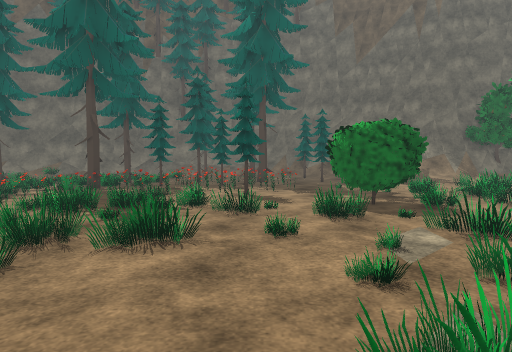
[1] (above)

24 first-person views from a walk through a 3-D level made in the Unity game engine. The camera is 1.4 m above the floor, tilts 4° down and sees 70° across. The floor is counted in squares, 1 m on a side. Each view is taken from the middle of a square. On the plan, view 1 faces up. The plan holds only what a view shows up to about 16 squares ahead; the rest is blank. The place goes on beyond the plan. The player is left out. Some animated figures are left out. Some surface patterns are stand-ins.

[2]
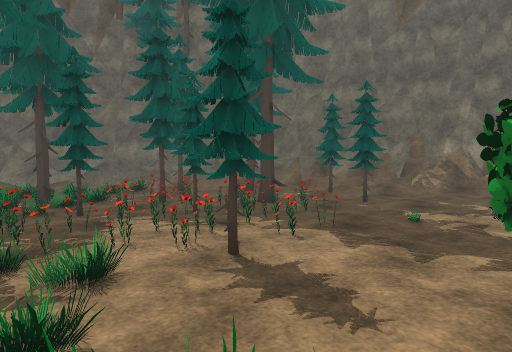

[3]
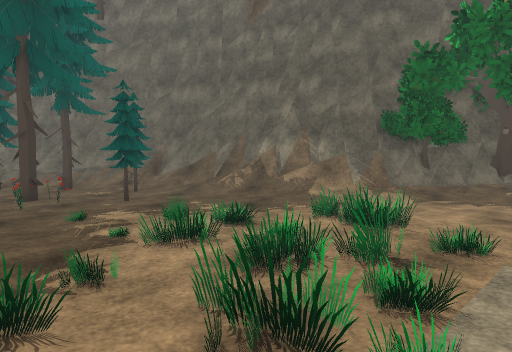

[4]
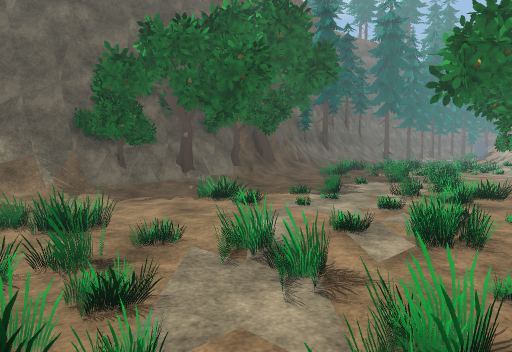

[5]
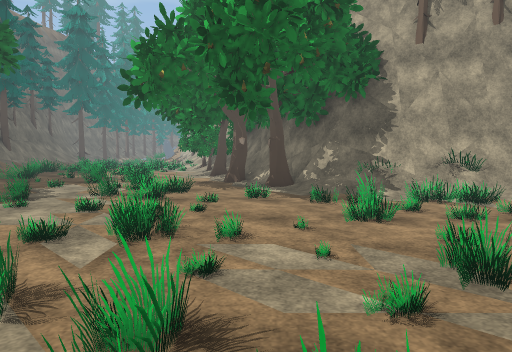

[6]
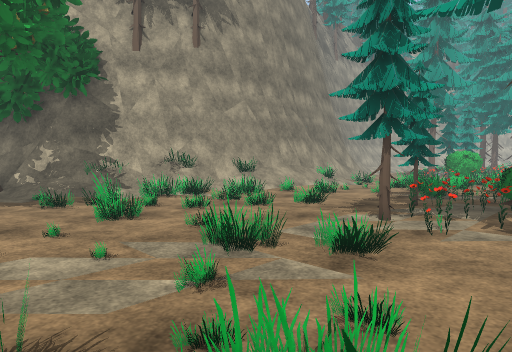

[7]
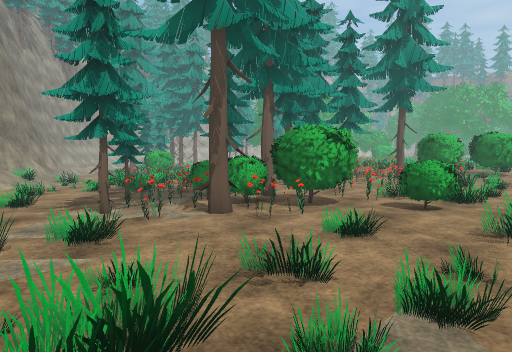

[8]
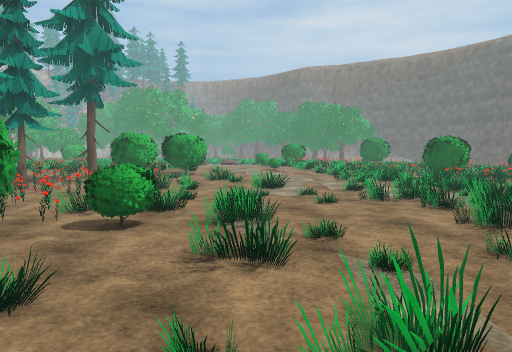

[9]
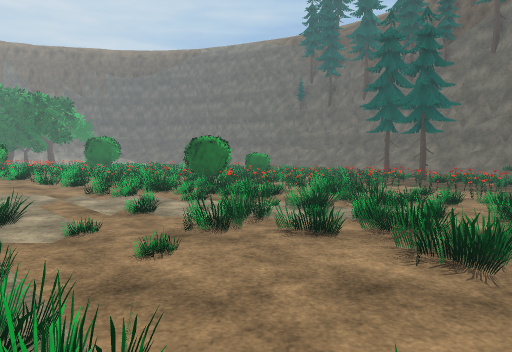

[10]
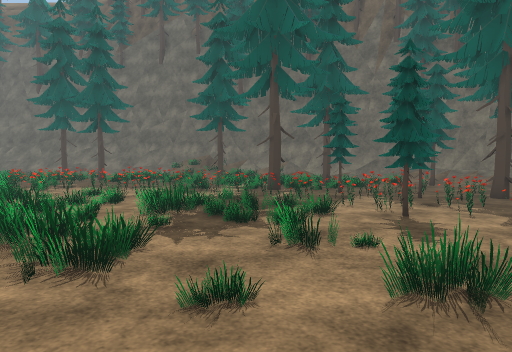

[11]
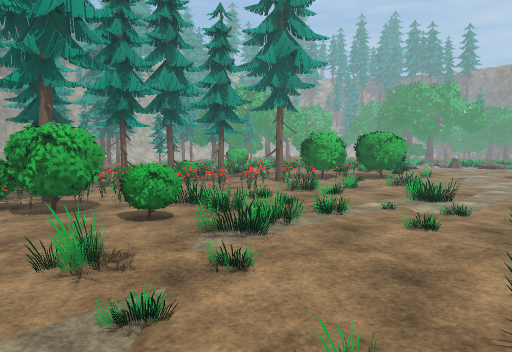

[12]
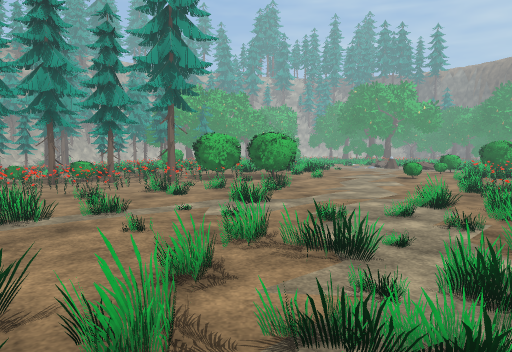

[13]
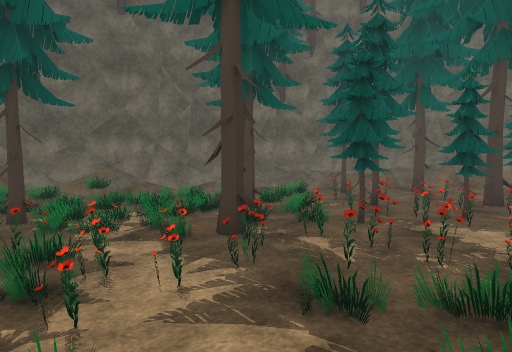

[14]
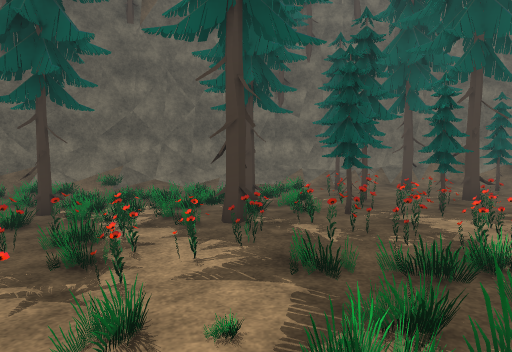

[15]
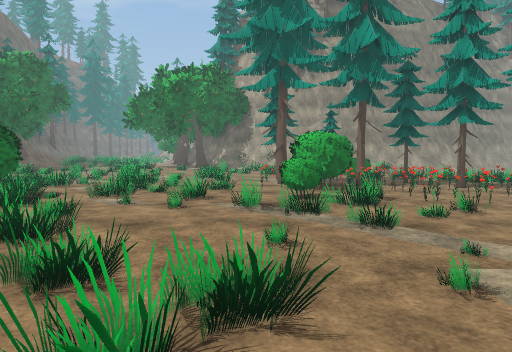

[16]
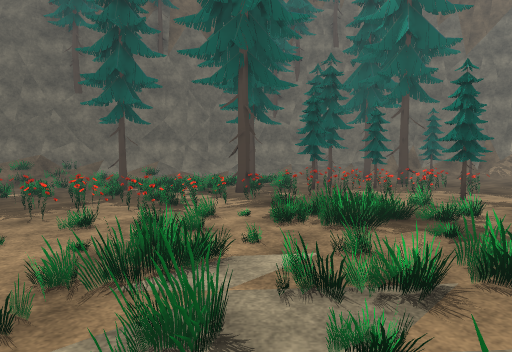

[17]
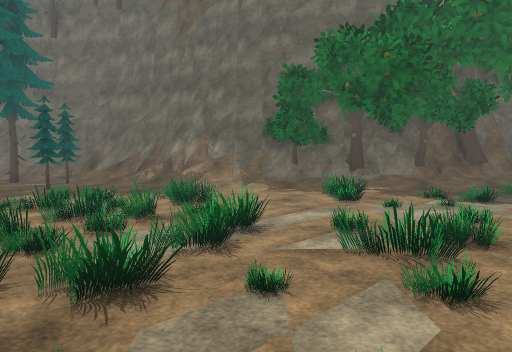

[18]
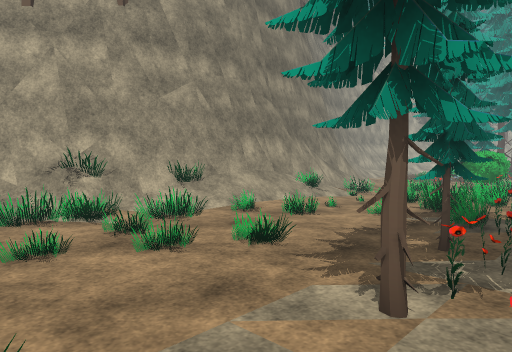

[19]
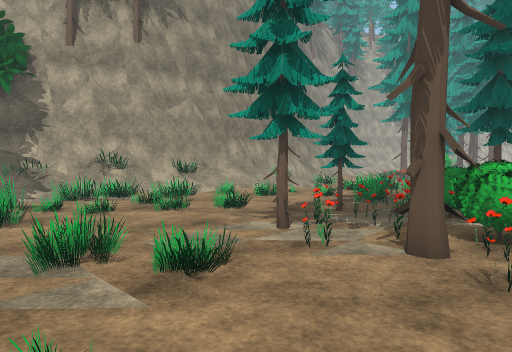

[20]
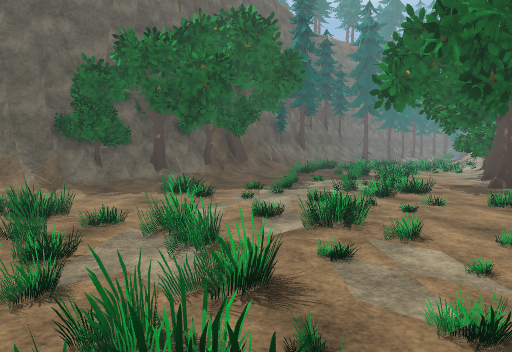

[21]
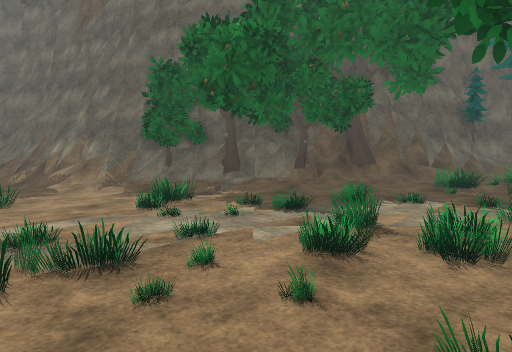

[22]
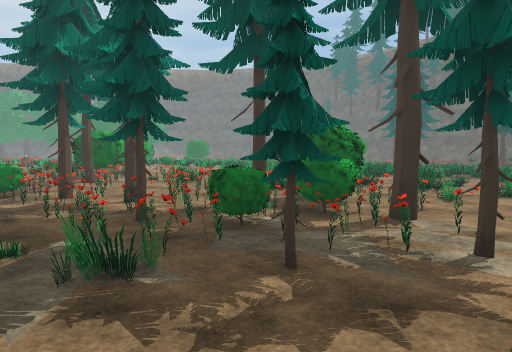

[23]
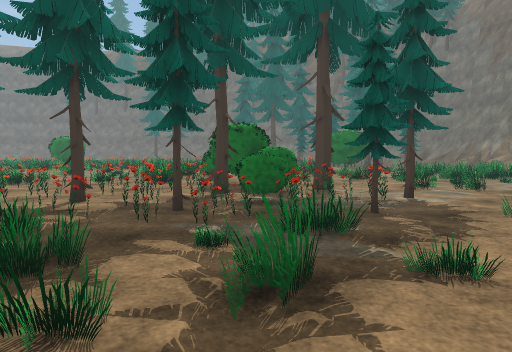

[24]
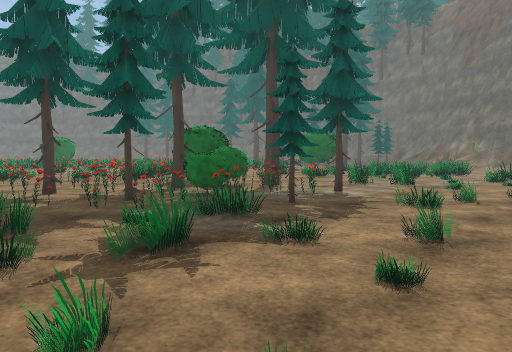

### Floor plan
Key: @ floor where view 1 was taken; # wall or solid block; . main floor; : floor 0.25 m higher than the main floor; - floor 0.25 m lower than the main floor; / step, stairs or slope; = window, fence, low wall or low ledge; ^ raised ledge; T tree.
Columns run from 13 left of view 1 to 23 right of it. Each row starts with its distance up from view 1.
 23     ####========####
 22  ####=////T/////===###
 21 ###=//----TT/T./T//==####
 20 #=//------T----TT.///=###T###########
 19 //--------#===---.../////TT#T##T#T///
 18 /------T-#TT=T.-TT....///TT/////T/:::
 17 -------T-=T#=T==T...................:
 16 --T----..T=TT==......................
 15 --T---T.TTT#T=.......................
 14 ------TT=T=====.....................
 13 -===========#T=.....................
 12 =======.=.=.TT......................
 11  ======......T..# ...................
 10 ==.===.........###...................
  9 ===............###...................
  8 ===................................TT
  7 ===................................/T
  6     .............................TT##
  5 ====............................/####
  4  =#==........................../=##
  3 ===  ........................../=#
  2 #===................=.=T....../=##
  1 ##..............==###T=TT.....#=#
  0 ##=..........@..^#####=#....../##
 -1   =..............#####=#T..../=#
 -2  #=.............===#T##TT..../=#
 -3 ==.............======#==..--./=#
 -4  .............======TTT...---/##
 -5 =...........=.====#T#TT...---/=#
 -6 =...........=======#==...----/=#
 -7 ............=====#T=.....----/=#
 -8 ::^.... ##   T=#TT#=       --/=#

Positions as (right, up) in squares from view 1, and headings:
1: (0, 0), facing up
2: (0, 7), facing up
3: (7, 7), facing up
4: (7, 7), facing up-right
5: (7, 7), facing right
6: (7, 8), facing down-right
7: (7, 9), facing down
8: (6, 7), facing down-left
9: (3, 3), facing left
10: (3, 4), facing up-left
11: (1, 8), facing down
12: (-4, 8), facing down
13: (-6, 8), facing up
14: (-6, 7), facing up
15: (-7, 2), facing right
16: (-6, 2), facing up
17: (11, 4), facing up
18: (9, 4), facing down-right
19: (6, 6), facing down-right
20: (7, 5), facing up-right
21: (16, 5), facing up
22: (15, -2), facing left
23: (14, -8), facing up-left
24: (16, -8), facing up-left
